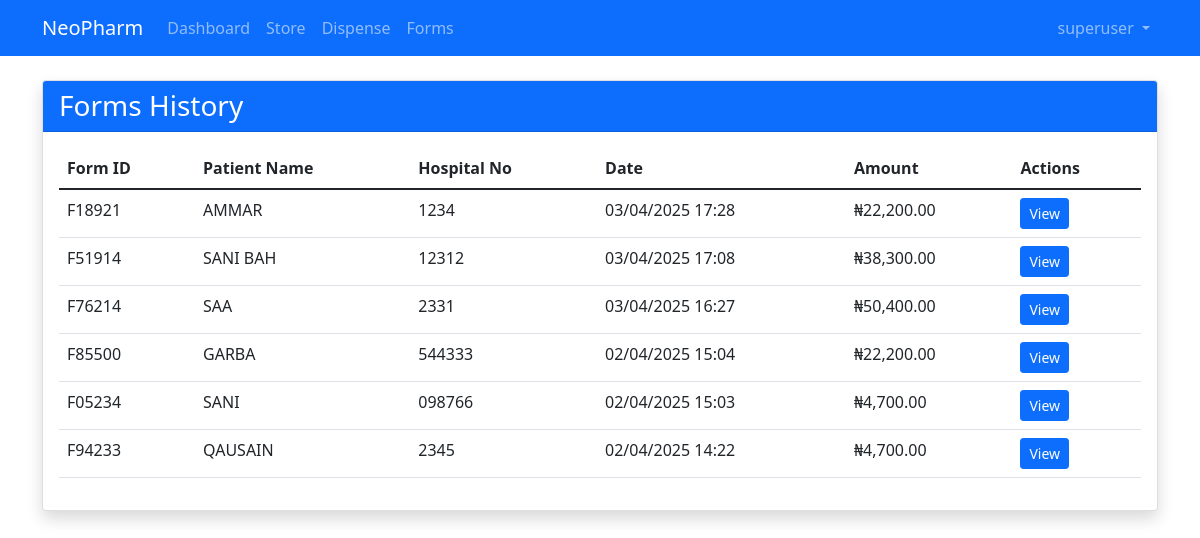
/forms/ (signed in), run on an earlier commit of the app's database.
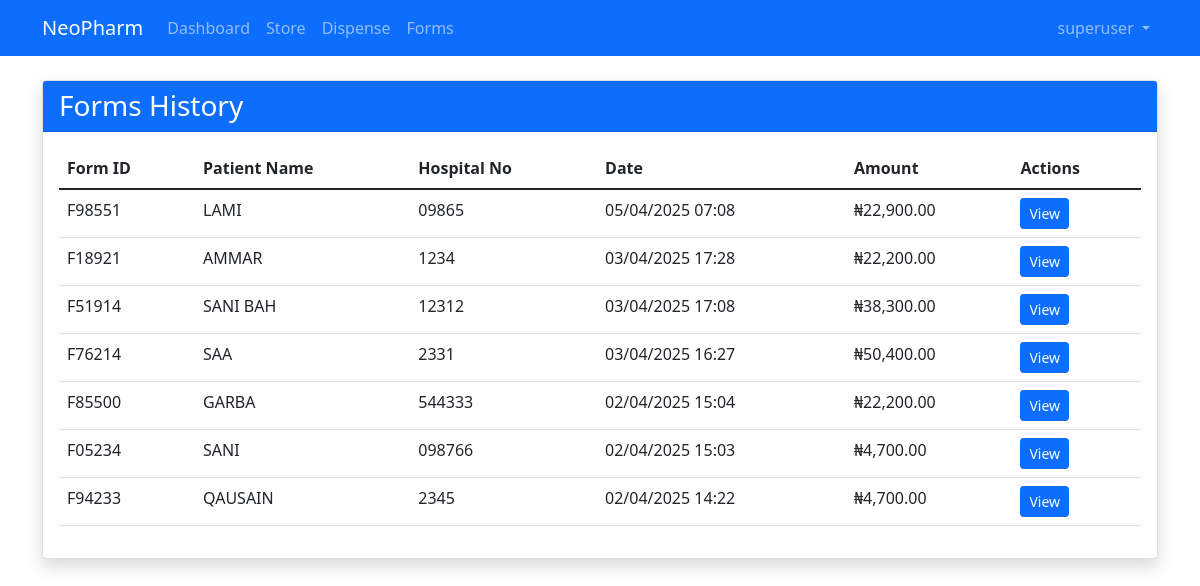
And on a later commit of the database.
### pharmacy/models.py (models this page shows, shortened)
class User(AbstractUser):
    groups = models.ManyToManyField(Group, related_name="pharmacy_user_groups", blank=True)
    user_permissions = models.ManyToManyField(Permission, related_name="pharmacy_user_permissions", blank=True)
    username = models.CharField(max_length=200, null=True, blank=True)
    mobile = models.CharField(max_length=20, unique=True)
    USERNAME_FIELD = 'mobile'
    REQUIRED_FIELDS = ['username']

class Form(models.Model):
    form_id = ShortUUIDField(
        length=5,
        max_length=50,
        prefix="F",
        alphabet="0123456789",
        unique=True
    )
    buyer_name = models.CharField(max_length=255, null=True, blank=True)
    hospital_no = models.CharField(max_length=100, null=True, blank=True)
    ncap_no = models.CharField(max_length=100, null=True, blank=True)
    total_amount = models.DecimalField(max_digits=10, decimal_places=2)
    date = models.DateTimeField(auto_now_add=True)
    dispensed_by = models.ForeignKey(settings.AUTH_USER_MODEL, on_delete=models.SET_NULL, null=True)
    class Meta:
        db_table = 'pharmacy_form'

### pharmacy/views.py (the view)
# urls.py: path('forms/', views.form_list, name='forms'),
@login_required
def form_list(request):
    forms = Form.objects.all().order_by('-date')
    context = {
        'forms': forms,
    }
    if request.headers.get('HX-Request'):
        return render(request, 'partials/form_list.html', context)
    return render(request, 'store/forms.html', context)

### pharmacy/templates/store/forms.html (shortened to what this page needs)
{% extends 'base.html' %}
{% load humanize %}
{% block content %}
<div class="container my-4">
    <div class="card shadow">
        <div class="card-header bg-primary text-white">
            <h3 class="mb-0">Forms History</h3>
        </div>
        <div class="card-body">
            <div class="table-responsive">
                <table class="table table-hover">
                    <thead>
                        <tr>
                            <th>Form ID</th>
                            <th>Patient Name</th>
                            <th>Hospital No</th>
                            <th>Date</th>
                            <th>Amount</th>
                            <th>Actions</th>
                        </tr>
                    </thead>
                    <tbody>
                        {% for form in forms %}
                        <tr>
                            <td>{{ form.form_id }}</td>
                            <td>{{ form.buyer_name }}</td>
                            <td>{{ form.hospital_no }}</td>
                            <td>{{ form.date|date:"d/m/Y H:i" }}</td>
                            <td>₦{{ form.total_amount|floatformat:2|intcomma }}</td>
                            <td>
                                <a href="{% url 'store:view_form' form.form_id %}" class="btn btn-sm btn-primary">
                                     View
                                </a>
                            </td>
                        </tr>
                        {% empty %}
                        <tr>
                            <td colspan="6" class="text-center">No forms found</td>
                        </tr>
                        {% endfor %}
                    </tbody>
                </table>
            </div>
        </div>
    </div>
</div>
{% endblock %}

### templates/base.html (shortened to what this page needs)
<!DOCTYPE html>
<html lang="en">
<head>
    <link href="https://cdn.jsdelivr.net/npm/bootstrap@5.1.3/dist/css/bootstrap.min.css" rel="stylesheet">
</head>
<body>
    <nav class="navbar navbar-expand-lg navbar-dark bg-primary">
        <div class="container">
            <a class="navbar-brand" href="{% url 'store:dashboard' %}">NeoPharm</a>
            <div class="collapse navbar-collapse" id="navbarNav">
                <ul class="navbar-nav me-auto">
                    <li class="nav-item">
                        <a class="nav-link" href="{% url 'store:dashboard' %}">
                             Dashboard
                        </a>
                    </li>
                    <li class="nav-item">
                        <a class="nav-link" href="{% url 'store:store' %}">
                             Store
                        </a>
                    </li>
                    <li class="nav-item">
                        <a class="nav-link" href="{% url 'store:dispense' %}">
                             Dispense
                        </a>
                    </li>
                    <li class="nav-item">
                        <a class="nav-link" href="{% url 'store:forms' %}">
                             Forms
                        </a>
                    </li>
                </ul>
                <ul class="navbar-nav">
                    {% if user.is_authenticated %}
                    <li class="nav-item dropdown">
                        <a class="nav-link dropdown-toggle" href="#" id="userDropdown" role="button"
                           data-bs-toggle="dropdown">
                            {% if user.username %}
                                {{ user.username }}
                            {% else %}
                                {{ user.mobile }}
                            {% endif %}
                        </a>
                    </li>
                    {% else %}
                    <li class="nav-item">
                        <a class="nav-link" href="{% url 'store:index' %}">Login</a>
                    </li>
                    {% endif %}
                </ul>
            </div>
        </div>
    </nav>
    {% block content %}
    {% endblock %}
</body>
</html>

What changed in the data, as far as the page shows it:
added Form: form_id "F98551", buyer_name "LAMI", hospital_no "09865", date "05/04/2025 07:08", total_amount "22,900.00"
